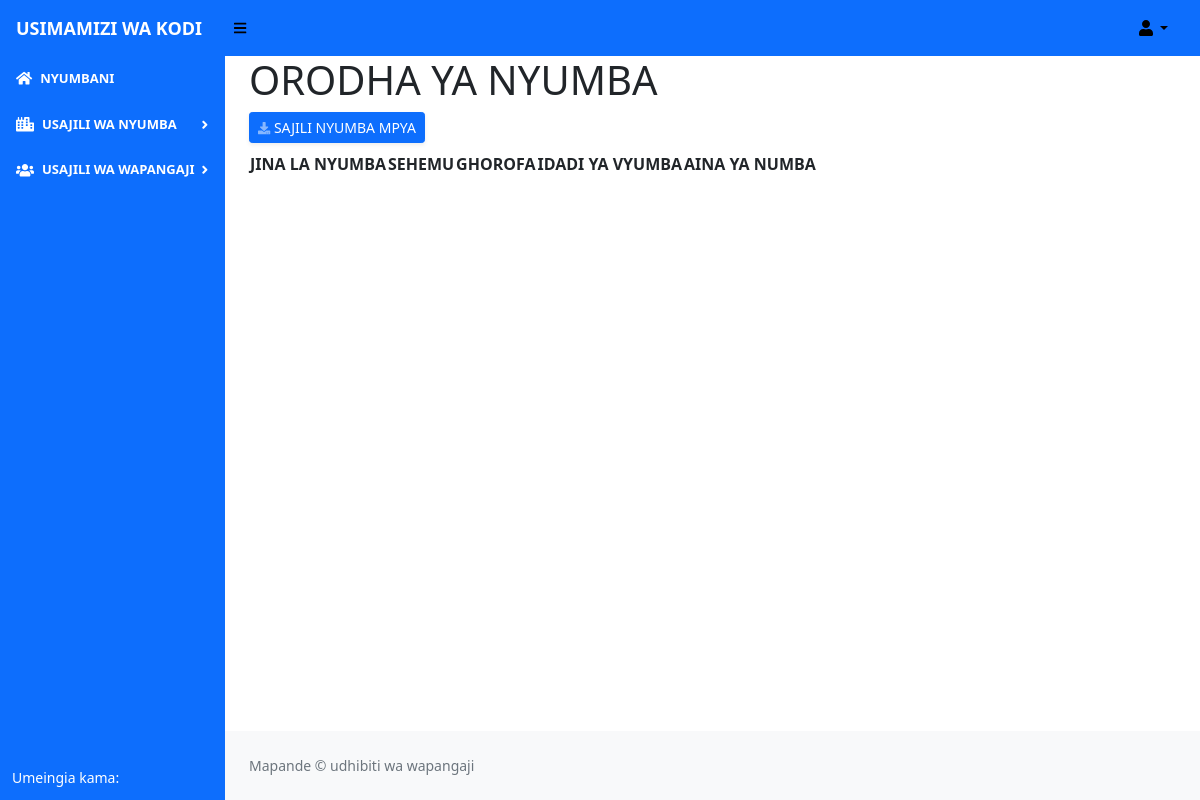
The app's page /house_list, older data.
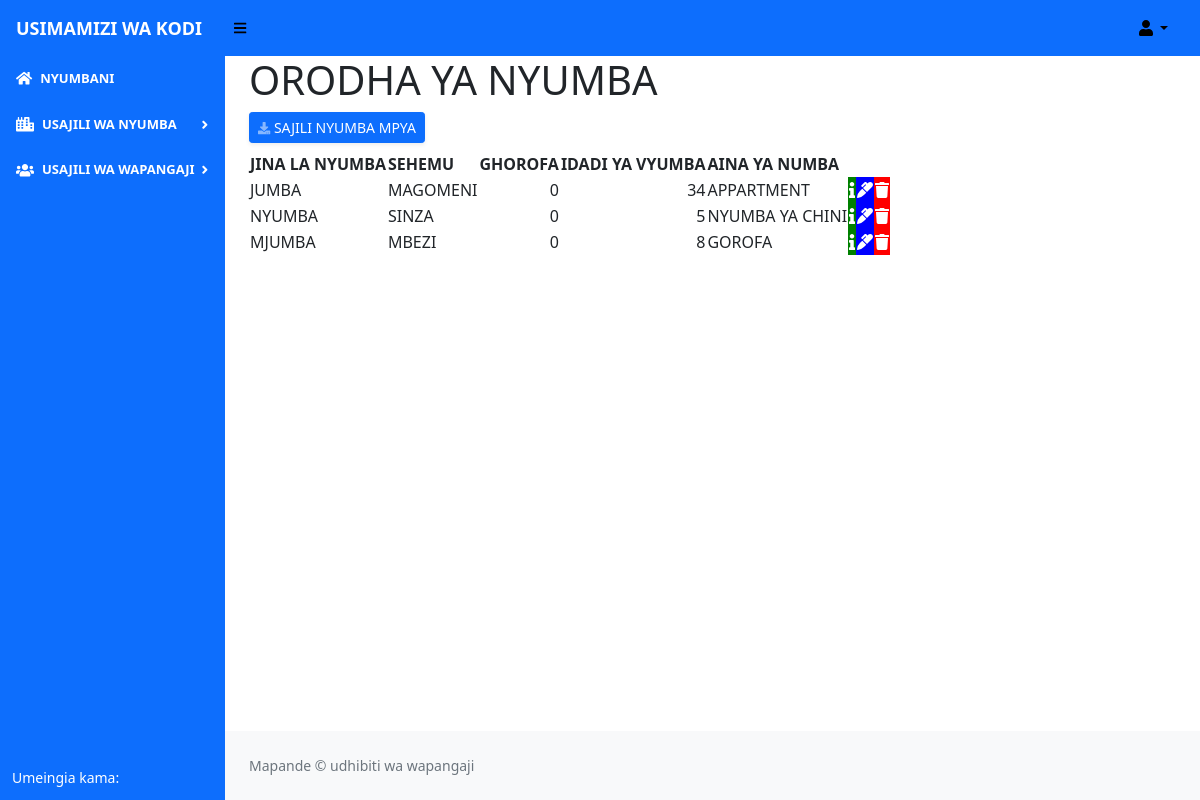
The same page, newer data.
### renting/models.py (models this page shows)
class HouseProperty(db.Model):
    __tablename__ = 'house_property'
    id = db.Column(db.Integer(), autoincrement=True, primary_key = True)
    house_name = db.Column(db.String(length = 50), nullable = False)
    house_location = db.Column(db.String())
    floor_number = db.Column(db.Integer())
    number_of_room = db.Column(db.Integer())
    category = db.Column(db.String(length=30))

### renting/routes.py (the view)
@app.route('/house_list')
def house_list_page():
    results = HouseProperty.query.all()
    return render_template('house_list.html', results = results)

### renting/templates/house_list.html (shortened to what this page needs)
{% extends 'base.html' %}
{% block content %}
<div class="content-heading"><h1>ORODHA YA NYUMBA</h1></div>
<div class="row">
    <div class="col-lg-12 mb-2">
        <a href="{{url_for('house_page')}}"
           class=" d-sm-inline-block btn btn-sm btn-primary shadow-sm"><i
                class="fas fa-download fa-sm text-white-50"></i> SAJILI NYUMBA MPYA</a>
    </div>
</div>
    <table id="datatablesSimple">
        <thead>
            <tr>
                <th>JINA LA NYUMBA </th>
                <th>SEHEMU</th>
                <th>GHOROFA</th>
                <th>IDADI YA VYUMBA</th>
                <th>AINA YA NUMBA</th>
                <th></th>
                <th></th>
                <th></th>
            </tr>
        </thead>
        <tbody>
            {% for result in results %}
            <tr>
                <td>{{ result.house_name }}</td>
                <td>{{ result.house_location }}</td>
                <td style="text-align: right;">{{ result.floor_number }}</td>
                <td style="text-align: right;">{{ result.number_of_room }}</td>
                <td>{{ result.category }}</td>
                <td style="background-color: green;"><a href="/#/{{ result.id }}" ><span class="fa fa-info" style="font-size: 16px; color: white;" data-bs-toggle="tooltip" data-bs-placement="top" title="Info"></span></a> </td>
                <td style="background-color: blue;"><a href="/updatehouse/{{ result.id }}"> <span class="fa fa-marker" style='font-size:16px;color:white;' color="&#xf044;" data-bs-toggle="tooltip" data-bs-placement="top" title="Edit"></span></a> </td>
                <td style="background-color: red;"><a href="/confirmdeletehouse/{{ result.id }}"> <span class="fa fa-trash" style='font-size:16px;color:white;' data-bs-toggle="tooltip" data-bs-placement="top" title="Delete"></span></a> </td>
            </tr>
            {% endfor %}
        </tbody>
    </table>
{% endblock %}

### renting/templates/base.html (shortened to what this page needs)
<!DOCTYPE html>
<html lang="en">
    <head>
        <link href="{{url_for('static', filename='css/styles.css')}}" rel="stylesheet" />
        <link rel="stylesheet" href="//code.jquery.com/ui/1.13.0/themes/base/jquery-ui.css">
    </head>
    <body>
        <nav class="sb-topnav navbar navbar-expand navbar-primary bg-primary">
            <a class="navbar-brand ps-3" href="{{ url_for('home_page')}}" style="font-size: large; color:white;"><b>USIMAMIZI WA KODI</b></a>
            <button class="btn btn-link btn-sm order-1 order-lg-0 me-4 me-lg-0" id="sidebarToggle" href="#!" style="color: black;"><i class="fas fa-bars"></i></button>
            <form class="d-none d-md-inline-block form-inline ms-auto me-0 me-md-3 my-2 my-md-0">
            </form>
            <ul class="navbar-nav ms-auto ms-md-0 me-3 me-lg-4">
                <li class="nav-item dropdown">
                    <a class="nav-link dropdown-toggle" id="navbarDropdown" href="#" role="button" data-bs-toggle="dropdown" aria-expanded="false" style="color: black;"><i class="fas fa-user fa-fw" style="color:black;"></i></a>
                </li>
            </ul>
        </nav>
        <div id="layoutSidenav">
            <div id="layoutSidenav_nav">
                <nav class="sb-sidenav accordion sb-sidenav-primary bg-primary" id="sidenavAccordion">
                    <div class="sb-sidenav-menu">
                        <div class="nav">
                            <a class="nav-link"  href="{{url_for('home_page')}}" style="color: white; font-size:small;">
                                <div class="sb-nav-link-icon"><i class="fas fa-home" style="color:white;"></i></div>
                                <b>NYUMBANI</b>
                            </a>
                            <a class="nav-link collapsed" href="#" data-bs-toggle="collapse" data-bs-target="#collapseLayouts" aria-expanded="false" aria-controls="collapseLayouts" style="color:white; font-size: small;">
                                <div class="sb-nav-link-icon"><i class="fas fa-city" style="color: white;"></i></div>
                                <b>USAJILI WA NYUMBA</b>
                                <div class="sb-sidenav-collapse-arrow"><i class="fas fa-angle-down"></i></div>
                            </a>
                            <a class="nav-link collapsed" href="#" data-bs-toggle="collapse" data-bs-target="#collapsePages" aria-expanded="false" aria-controls="collapsePages" style="color:white; font-size: small;">
                                <div class="sb-nav-link-icon"><i class="fas fa-users" style="color:white;"></i></div>
                                <b>USAJILI WA WAPANGAJI</b>
                                <div class="sb-sidenav-collapse-arrow"><i class="fas fa-angle-down"></i></div>
                            </a>
                        </div>
                    </div>
                    <div class="sb-sidenav-footer" style="color: white;">
                        <div class="small">Umeingia kama:</div>
                    </div>
                </nav>
            </div>
            <div id="layoutSidenav_content">
                <main>
                    <div class="container-fluid px-4">
                        {% block content %}
                        {% endblock%}
                    </div>
                </main>
                <footer class="py-4 bg-light mt-auto">
                    <div class="container-fluid px-4">
                        <div class="d-flex align-items-center justify-content-between small">
                            <div class="text-muted">Mapande &copy; udhibiti wa wapangaji {{year}}</div>
                        </div>
                    </div>
                </footer>
            </div>
        </div>
    </body>
</html>

Row changes from the older to the newer data that the page shows:
added HouseProperty: house_name "JUMBA", house_location "MAGOMENI", floor_number "0", number_of_room "34", category "APPARTMENT"
added HouseProperty: house_name "NYUMBA", house_location "SINZA", floor_number "0", number_of_room "5", category "NYUMBA YA CHINI"
added HouseProperty: house_name "MJUMBA", house_location "MBEZI", floor_number "0", number_of_room "8", category "GOROFA"
